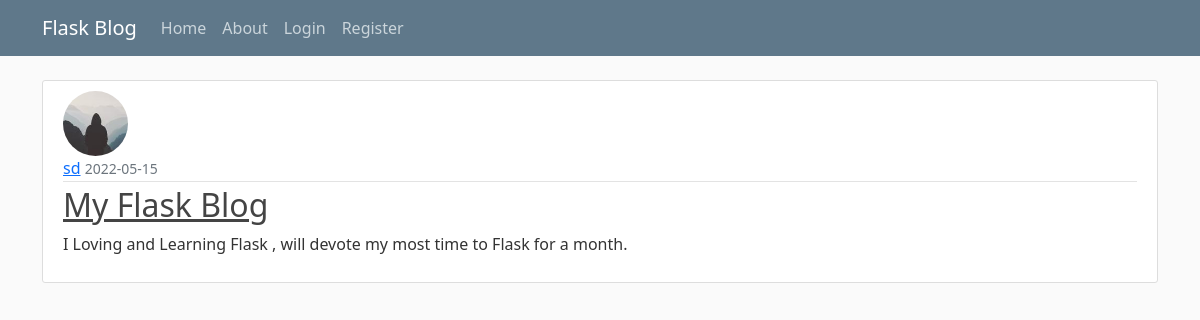
Screenshot of /post/2 with the database file from the repository.
### flaskblog/models.py (models this page shows, shortened)
class User(db.Model,UserMixin):
    id = db.Column(db.Integer,primary_key=True)
    username = db.Column(db.String(25),unique=True,nullable=False)
    email = db.Column(db.String(100),unique=True,nullable=False)
    image_file = db.Column(db.String(60),nullable=False,default='default.jpg')
    password = db.Column(db.String(60),nullable=False)
    posts = db.relationship('Post',backref='author',lazy=True)

class Post(db.Model):
    id = db.Column(db.Integer,primary_key=True)
    title = db.Column(db.String(25),nullable=False)
    date_posted = db.Column(db.DateTime,nullable=False,default=datetime.utcnow)
    content = db.Column(db.Text,nullable=False)
    user_id = db.Column(db.Integer,db.ForeignKey('user.id'),nullable=False)

### flaskblog/routes.py (the view)
@app.route('/post/<int:post_id>')
def post(post_id):
    post = Post.query.get_or_404(post_id)
    return render_template('post.html',post=post)

### flaskblog/templates/post.html (shortened to what this page needs)
{% extends "layout.html" %}
{% block content %}
<article class="media content-section">
    <img class="rounded-circle article-img" src="{{ url_for('static',filename='images/'+ post.author.image_file) }}">
    <div class="media-body">
      <div class="article-metadata">
        <a class="mr-2" href="#">{{ post.author.username }}</a>
        <small class="text-muted">{{ post.date_posted.strftime('%Y-%m-%d') }}</small>
      </div>
      <h2><a class="article-title" href="#">{{ post.title }}</a></h2>
      <p class="article-content">{{ post.content }}</p>
    </div>
</article>
{% endblock content %}

### flaskblog/static/main.css (style rules this page uses)
body { background: #fafafa; color: #333333; margin-top: 5rem; }
h1, h2, h3, h4, h5, h6 { color: #444444; }
.content-section { background: #ffffff; padding: 10px 20px; border: 1px solid #dddddd; border-radius: 3px; margin-bottom: 20px; }
.article-title { color: #444444; }
.article-content { white-space: pre-line; }
.article-img { height: 65px; width: 65px; margin-right: 16px; }
.article-metadata { padding-bottom: 1px; margin-bottom: 4px; border-bottom: 1px solid #e3e3e3 }

### rows the page displays
User: image_file (picture), author.username "sd"
Post: date_posted "2022-05-15", title "My Flask Blog", content "I Loving and Learning Flask , will devote my most time to Flask for a month."
